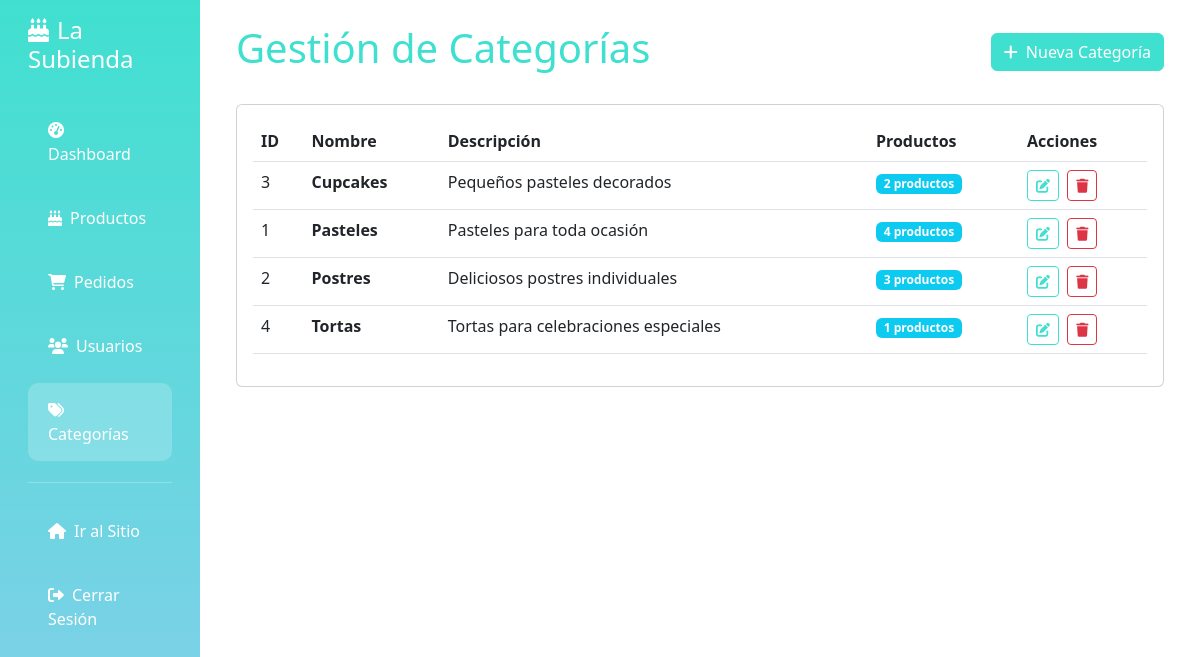
/admin/categorias.php (signed in), run on the app's committed database.
### tables this page shows
CREATE TABLE `categorias` (
  `id` int(11) NOT NULL,
  `nombre` varchar(100) NOT NULL,
  `descripcion` text DEFAULT NULL
);

### admin/categorias.php (the view, shortened to what this page needs)
<?php
require_once '../config/database.php';
$stmt = $conn->prepare("SELECT * FROM categorias ORDER BY nombre");
$stmt->execute();
$categorias = $stmt->fetchAll(PDO::FETCH_ASSOC);
?>
<!DOCTYPE html>
<html lang="es">
<head>
    <link href="https://cdn.jsdelivr.net/npm/bootstrap@5.3.0/dist/css/bootstrap.min.css" rel="stylesheet">
    <link href="https://cdnjs.cloudflare.com/ajax/libs/font-awesome/6.0.0/css/all.min.css" rel="stylesheet">
    <link href="../assets/css/style.css" rel="stylesheet">
</head>
<body>
    <div class="container-fluid">
        <div class="row">
            <div class="col-md-3 col-lg-2 admin-sidebar">
                <div class="p-3">
                    <h4 class="text-white mb-4">
                        <i class="fas fa-birthday-cake me-2"></i>La Subienda
                    </h4>
                    <nav class="nav flex-column">
                        <a class="nav-link" href="index.php">
                            <i class="fas fa-tachometer-alt me-2"></i>Dashboard
                        </a>
                        <a class="nav-link" href="productos.php">
                            <i class="fas fa-birthday-cake me-2"></i>Productos
                        </a>
                        <a class="nav-link" href="pedidos.php">
                            <i class="fas fa-shopping-cart me-2"></i>Pedidos
                        </a>
                        <a class="nav-link" href="usuarios.php">
                            <i class="fas fa-users me-2"></i>Usuarios
                        </a>
                        <a class="nav-link active" href="categorias.php">
                            <i class="fas fa-tags me-2"></i>Categorías
                        </a>
                        <hr class="text-white">
                        <a class="nav-link" href="../index.php">
                            <i class="fas fa-home me-2"></i>Ir al Sitio
                        </a>
                        <a class="nav-link" href="../logout.php">
                            <i class="fas fa-sign-out-alt me-2"></i>Cerrar Sesión
                        </a>
                    </nav>
                </div>
            </div>
            <div class="col-md-9 col-lg-10">
                <div class="p-4">
                    <div class="d-flex justify-content-between align-items-center mb-4">
                        <h1 class="text-primary">Gestión de Categorías</h1>
                        <button class="btn btn-primary" data-bs-toggle="modal" data-bs-target="#modalCategoria">
                            <i class="fas fa-plus me-2"></i>Nueva Categoría
                        </button>
                    </div>
                    <div class="card">
                        <div class="card-body">
                            <div class="table-responsive">
                                <table class="table table-hover">
                                    <thead>
                                        <tr>
                                            <th>ID</th>
                                            <th>Nombre</th>
                                            <th>Descripción</th>
                                            <th>Productos</th>
                                            <th>Acciones</th>
                                        </tr>
                                    </thead>
                                    <tbody>
                                        <?php foreach ($categorias as $categoria): ?>
                                        <?php
                                        $stmt = $conn->prepare("SELECT COUNT(*) as total FROM productos WHERE categoria_id = ?");
                                        $stmt->execute([$categoria['id']]);
                                        $total_productos = $stmt->fetch(PDO::FETCH_ASSOC)['total'];
                                        ?>
                                        <tr>
                                            <td><?php echo $categoria['id']; ?></td>
                                            <td><strong><?php echo htmlspecialchars($categoria['nombre']); ?></strong></td>
                                            <td><?php echo htmlspecialchars($categoria['descripcion']); ?></td>
                                            <td>
                                                <span class="badge bg-info"><?php echo $total_productos; ?> productos</span>
                                            </td>
                                            <td>
                                                <button class="btn btn-sm btn-outline-primary me-1"
                                                        onclick="editarCategoria(<?php echo $categoria['id']; ?>, '<?php echo htmlspecialchars($categoria['nombre']); ?>', '<?php echo htmlspecialchars($categoria['descripcion']); ?>')">
                                                    <i class="fas fa-edit"></i>
                                                </button>
                                                <button class="btn btn-sm btn-outline-danger"
                                                        onclick="eliminarCategoria(<?php echo $categoria['id']; ?>, '<?php echo htmlspecialchars($categoria['nombre']); ?>')">
                                                    <i class="fas fa-trash"></i>
                                                </button>
                                            </td>
                                        </tr>
                                        <?php endforeach; ?>
                                    </tbody>
                                </table>
                            </div>
                        </div>
                    </div>
                </div>
            </div>
        </div>
    </div>
</body>
</html>

### assets/css/style.css (style rules this page uses)
:root { --primary-color: #40e0d0; --secondary-color: #87ceeb; --light-blue: #e0f6ff; --white: #ffffff; --dark-text: #2c3e50; --light-gray: #f8f9fa; }
body { font-family: "Segoe UI", Tahoma, Geneva, Verdana, sans-serif; background-color: var(--white); color: var(--dark-text); }
.btn-primary { background-color: var(--primary-color); border-color: var(--primary-color); color: white; }
.btn-outline-primary { color: var(--primary-color); border-color: var(--primary-color); }
.text-primary { color: var(--primary-color) !important; }
.admin-sidebar { background: linear-gradient( 180deg, var(--primary-color), var(--secondary-color) ); min-height: 100vh; color: white; }
.admin-sidebar .nav-link { color: white; padding: 15px 20px; border-radius: 10px; margin: 5px 0; transition: all 0.3s ease; }
.admin-sidebar .nav-link:hover, .admin-sidebar .nav-link.active { background: rgba(255, 255, 255, 0.2); color: white; }

### data on the page
categorias: id "3", nombre "Cupcakes", descripcion "Pequeños pasteles decorados", total_productos "2"
categorias: id "1", nombre "Pasteles", descripcion "Pasteles para toda ocasión", total_productos "4"
categorias: id "2", nombre "Postres", descripcion "Deliciosos postres individuales", total_productos "3"
categorias: id "4", nombre "Tortas", descripcion "Tortas para celebraciones especiales", total_productos "1"
